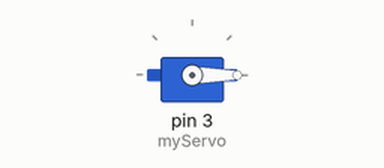
A sketch run on a simulated Arduino Uno, built with avr-gcc and run on an emulated ATmega328P. Parts: servo. What the sketch prints to the serial monitor is not drawn.

Above: at 0.05 s.
Timing chart, 0 to 4.6 s (numbered marks = the images above):
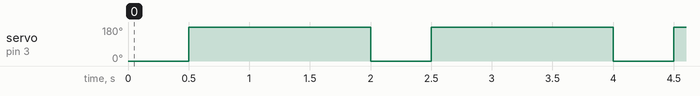

Measured:
- by itself, servo on pin 3 (myServo): alternates 180° for 1.5 s and 0° for 0.50 s

The sketch:

Spec_1_Swing_Average_Time.ino
```cpp
//******************************************************//
// Servo Motor
// Sample Code 1 [Control the servo motor]
//                                      - Kyung-Sik Jang//
//******************************************************//

// Servo Motor
//  - Servo motor is different from general motor,
//    and since it is fixed in rotation, it is used when accurate
//    movement is needed.
// How to use
// VCC Pin - Red
// GND Pin - Brown
// PWM Pin - PWM

// What is PWM?
//  - Abbreviation for pulse width modulation, a method of controlling
//    the average voltage by varying the Duty ratio within a certain period.
//
//        (t1)       (t2)
//      ┌------┐           ┌------
// -----┘      └-----------┘
//    t1 : High state of waveform
//    t2 : Low state of waveform
//
//  - duty cycle calculation
//      duty ratio : t1 / (t1 + t2)

#include <Servo.h>
Servo myServo;
int angle = 0;

void setup() {
  Serial.begin(9600);
  myServo.attach(3);
}


void loop() {
  // Start Time
  long start_time = millis();

  // Forward
//  for(int i =0 ; i < 180 ; i+=20)
//  {
//    myServo.write(i);
//    delay(100);
//  }
  myServo.write(0);
  delay(500);

  // Backward
  myServo.write(180);
  delay(500);

  // End Time
  long end_time = millis();

  long measurement_time = end_time - start_time;
  Serial.print("Total Time : ");
  Serial.print(measurement_time);
  Serial.print("\tAverage Time : ");
  Serial.println(measurement_time / 2);

  delay(1000);
}
```
